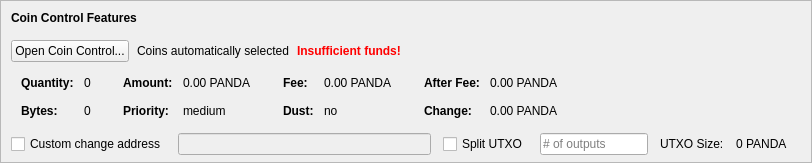
    <widget class="QFrame" name="frameCoinControl">
     <property name="sizePolicy">
      <sizepolicy hsizetype="Expanding" vsizetype="Expanding">
       <horstretch>0</horstretch>
       <verstretch>0</verstretch>
      </sizepolicy>
     </property>
     <property name="maximumSize">
      <size>
       <width>16777215</width>
       <height>16777215</height>
      </size>
     </property>
     <property name="frameShape">
      <enum>QFrame::StyledPanel</enum>
     </property>
     <property name="frameShadow">
      <enum>QFrame::Sunken</enum>
     </property>
     <layout class="QVBoxLayout" name="verticalLayoutCoinControl2">
      <property name="spacing">
       <number>0</number>
      </property>
      <property name="leftMargin">
       <number>0</number>
      </property>
      <property name="topMargin">
       <number>0</number>
      </property>
      <property name="rightMargin">
       <number>0</number>
      </property>
      <property name="bottomMargin">
       <number>6</number>
      </property>
      <item>
       <layout class="QVBoxLayout" name="verticalLayoutCoinControl" stretch="0,0,0,0,1">
        <property name="spacing">
         <number>0</number>
        </property>
        <property name="leftMargin">
         <number>10</number>
        </property>
        <property name="topMargin">
         <number>10</number>
        </property>
        <item>
         <layout class="QHBoxLayout" name="horizontalLayoutCoinControl1">
          <property name="bottomMargin">
           <number>15</number>
          </property>
          <item>
           <widget class="QLabel" name="labelCoinControlFeatures">
            <property name="sizePolicy">
             <sizepolicy hsizetype="Preferred" vsizetype="Maximum">
              <horstretch>0</horstretch>
              <verstretch>0</verstretch>
             </sizepolicy>
            </property>
            <property name="font">
             <font>
              <weight>75</weight>
              <bold>true</bold>
             </font>
            </property>
            <property name="styleSheet">
             <string notr="true">font-weight:bold;</string>
            </property>
            <property name="text">
             <string>Coin Control Features</string>
            </property>
           </widget>
          </item>
         </layout>
        </item>
        <item>
         <layout class="QHBoxLayout" name="horizontalLayoutCoinControl2" stretch="0,0,0,0">
          <property name="spacing">
           <number>8</number>
          </property>
          <property name="bottomMargin">
           <number>10</number>
          </property>
          <item>
           <widget class="QPushButton" name="pushButtonCoinControl">
            <property name="styleSheet">
             <string notr="true"/>
            </property>
            <property name="text">
             <string>Open Coin Control...</string>
            </property>
            <property name="autoDefault">
             <bool>false</bool>
            </property>
           </widget>
          </item>
          <item>
           <widget class="QLabel" name="labelCoinControlAutomaticallySelected">
            <property name="text">
             <string>Coins automatically selected</string>
            </property>
            <property name="margin">
             <number>5</number>
            </property>
           </widget>
          </item>
          <item>
           <widget class="QLabel" name="labelCoinControlInsuffFunds">
            <property name="font">
             <font>
              <weight>75</weight>
              <bold>true</bold>
             </font>
            </property>
            <property name="styleSheet">
             <string notr="true">color:red;font-weight:bold;</string>
            </property>
            <property name="text">
             <string>Insufficient funds!</string>
            </property>
            <property name="margin">
             <number>5</number>
            </property>
           </widget>
          </item>
          <item>
           <spacer name="horizontalSpacerCoinControl">
            <property name="orientation">
             <enum>Qt::Horizontal</enum>
            </property>
            <property name="sizeHint" stdset="0">
             <size>
              <width>40</width>
              <height>1</height>
             </size>
            </property>
           </spacer>
          </item>
         </layout>
        </item>
        <item>
         <widget class="QWidget" name="widgetCoinControl" native="true">
          <property name="sizePolicy">
           <sizepolicy hsizetype="Preferred" vsizetype="Preferred">
            <horstretch>0</horstretch>
            <verstretch>0</verstretch>
           </sizepolicy>
          </property>
          <property name="minimumSize">
           <size>
            <width>0</width>
            <height>0</height>
           </size>
          </property>
          <property name="styleSheet">
           <string notr="true"/>
          </property>
          <layout class="QHBoxLayout" name="horizontalLayoutCoinControl5">
           <property name="leftMargin">
            <number>0</number>
           </property>
           <property name="topMargin">
            <number>0</number>
           </property>
           <property name="rightMargin">
            <number>0</number>
           </property>
           <property name="bottomMargin">
            <number>0</number>
           </property>
           <item>
            <layout class="QHBoxLayout" name="horizontalLayoutCoinControl3" stretch="0,0,0,1">
             <property name="spacing">
              <number>20</number>
             </property>
             <property name="topMargin">
              <number>0</number>
             </property>
             <property name="bottomMargin">
              <number>10</number>
             </property>
             <item>
              <layout class="QFormLayout" name="formLayoutCoinControl1">
               <property name="horizontalSpacing">
                <number>10</number>
               </property>
               <property name="verticalSpacing">
                <number>14</number>
               </property>
               <property name="leftMargin">
                <number>10</number>
               </property>
               <property name="topMargin">
                <number>4</number>
               </property>
               <property name="rightMargin">
                <number>6</number>
               </property>
               <item row="0" column="0">
                <widget class="QLabel" name="labelCoinControlQuantityText">
                 <property name="font">
                  <font>
                   <weight>75</weight>
                   <bold>true</bold>
                  </font>
                 </property>
                 <property name="text">
                  <string>Quantity:</string>
                 </property>
                 <property name="margin">
                  <number>0</number>
                 </property>
                </widget>
               </item>
               <item row="0" column="1">
                <widget class="QLabel" name="labelCoinControlQuantity">
                 <property name="cursor">
                  <cursorShape>IBeamCursor</cursorShape>
                 </property>
                 <property name="contextMenuPolicy">
                  <enum>Qt::ActionsContextMenu</enum>
                 </property>
                 <property name="text">
                  <string notr="true">0</string>
                 </property>
                 <property name="margin">
                  <number>0</number>
                 </property>
                 <property name="textInteractionFlags">
                  <set>Qt::LinksAccessibleByMouse|Qt::TextSelectableByKeyboard|Qt::TextSelectableByMouse</set>
                 </property>
                </widget>
               </item>
               <item row="1" column="0">
                <widget class="QLabel" name="labelCoinControlBytesText">
                 <property name="font">
                  <font>
                   <weight>75</weight>
                   <bold>true</bold>
                  </font>
                 </property>
                 <property name="text">
                  <string>Bytes:</string>
                 </property>
                </widget>
               </item>
               <item row="1" column="1">
                <widget class="QLabel" name="labelCoinControlBytes">
                 <property name="cursor">
                  <cursorShape>IBeamCursor</cursorShape>
                 </property>
                 <property name="contextMenuPolicy">
                  <enum>Qt::ActionsContextMenu</enum>
                 </property>
                 <property name="text">
                  <string notr="true">0</string>
                 </property>
                 <property name="textInteractionFlags">
                  <set>Qt::LinksAccessibleByMouse|Qt::TextSelectableByKeyboard|Qt::TextSelectableByMouse</set>
                 </property>
                </widget>
               </item>
              </layout>
             </item>
             <item>
              <layout class="QFormLayout" name="formLayoutCoinControl2">
               <property name="horizontalSpacing">
                <number>10</number>
               </property>
               <property name="verticalSpacing">
                <number>14</number>
               </property>
               <property name="leftMargin">
                <number>6</number>
               </property>
               <property name="topMargin">
                <number>4</number>
               </property>
               <property name="rightMargin">
                <number>6</number>
               </property>
               <item row="0" column="0">
                <widget class="QLabel" name="labelCoinControlAmountText">
                 <property name="font">
                  <font>
                   <weight>75</weight>
                   <bold>true</bold>
                  </font>
                 </property>
                 <property name="text">
                  <string>Amount:</string>
                 </property>
                 <property name="margin">
                  <number>0</number>
                 </property>
                </widget>
               </item>
               <item row="0" column="1">
                <widget class="QLabel" name="labelCoinControlAmount">
                 <property name="cursor">
                  <cursorShape>IBeamCursor</cursorShape>
                 </property>
                 <property name="contextMenuPolicy">
                  <enum>Qt::ActionsContextMenu</enum>
                 </property>
                 <property name="text">
                  <string notr="true">0.00 PANDA</string>
                 </property>
                 <property name="textInteractionFlags">
                  <set>Qt::LinksAccessibleByMouse|Qt::TextSelectableByKeyboard|Qt::TextSelectableByMouse</set>
                 </property>
                </widget>
               </item>
               <item row="1" column="0">
                <widget class="QLabel" name="labelCoinControlPriorityText">
                 <property name="font">
                  <font>
                   <weight>75</weight>
                   <bold>true</bold>
                  </font>
                 </property>
                 <property name="text">
                  <string>Priority:</string>
                 </property>
                </widget>
               </item>
               <item row="1" column="1">
                <widget class="QLabel" name="labelCoinControlPriority">
                 <property name="cursor">
                  <cursorShape>IBeamCursor</cursorShape>
                 </property>
                 <property name="contextMenuPolicy">
                  <enum>Qt::ActionsContextMenu</enum>
                 </property>
                 <property name="text">
                  <string>medium</string>
                 </property>
                 <property name="textInteractionFlags">
                  <set>Qt::LinksAccessibleByMouse|Qt::TextSelectableByKeyboard|Qt::TextSelectableByMouse</set>
                 </property>
                </widget>
               </item>
              </layout>
             </item>
             <item>
              <layout class="QFormLayout" name="formLayoutCoinControl3">
               <property name="horizontalSpacing">
                <number>10</number>
               </property>
               <property name="verticalSpacing">
                <number>14</number>
               </property>
               <property name="leftMargin">
                <number>6</number>
               </property>
               <property name="topMargin">
                <number>4</number>
               </property>
               <property name="rightMargin">
                <number>6</number>
               </property>
               <item row="0" column="0">
                <widget class="QLabel" name="labelCoinControlFeeText">
                 <property name="font">
                  <font>
                   <weight>75</weight>
                   <bold>true</bold>
                  </font>
                 </property>
                 <property name="text">
                  <string>Fee:</string>
                 </property>
                 <property name="margin">
                  <number>0</number>
                 </property>
                </widget>
               </item>
               <item row="0" column="1">
                <widget class="QLabel" name="labelCoinControlFee">
                 <property name="cursor">
                  <cursorShape>IBeamCursor</cursorShape>
                 </property>
                 <property name="contextMenuPolicy">
                  <enum>Qt::ActionsContextMenu</enum>
                 </property>
                 <property name="text">
                  <string notr="true">0.00 PANDA</string>
                 </property>
                 <property name="textInteractionFlags">
                  <set>Qt::LinksAccessibleByMouse|Qt::TextSelectableByKeyboard|Qt::TextSelectableByMouse</set>
                 </property>
                </widget>
               </item>
               <item row="1" column="0">
                <widget class="QLabel" name="labelCoinControlLowOutputText">
                 <property name="font">
                  <font>
                   <weight>75</weight>
                   <bold>true</bold>
                  </font>
                 </property>
                 <property name="text">
                  <string>Dust:</string>
                 </property>
                </widget>
               </item>
               <item row="1" column="1">
                <widget class="QLabel" name="labelCoinControlLowOutput">
                 <property name="cursor">
                  <cursorShape>IBeamCursor</cursorShape>
                 </property>
                 <property name="contextMenuPolicy">
                  <enum>Qt::ActionsContextMenu</enum>
                 </property>
                 <property name="text">
                  <string>no</string>
                 </property>
                 <property name="textInteractionFlags">
                  <set>Qt::LinksAccessibleByMouse|Qt::TextSelectableByKeyboard|Qt::TextSelectableByMouse</set>
                 </property>
                </widget>
               </item>
              </layout>
             </item>
             <item>
              <layout class="QFormLayout" name="formLayoutCoinControl4">
               <property name="horizontalSpacing">
                <number>10</number>
               </property>
               <property name="verticalSpacing">
                <number>14</number>
               </property>
               <property name="leftMargin">
                <number>6</number>
               </property>
               <property name="topMargin">
                <number>4</number>
               </property>
               <property name="rightMargin">
                <number>6</number>
               </property>
               <item row="0" column="0">
                <widget class="QLabel" name="labelCoinControlAfterFeeText">
                 <property name="font">
                  <font>
                   <weight>75</weight>
                   <bold>true</bold>
                  </font>
                 </property>
                 <property name="text">
                  <string>After Fee:</string>
                 </property>
                 <property name="margin">
                  <number>0</number>
                 </property>
                </widget>
               </item>
               <item row="0" column="1">
                <widget class="QLabel" name="labelCoinControlAfterFee">
                 <property name="cursor">
                  <cursorShape>IBeamCursor</cursorShape>
                 </property>
                 <property name="contextMenuPolicy">
                  <enum>Qt::ActionsContextMenu</enum>
                 </property>
                 <property name="text">
                  <string notr="true">0.00 PANDA</string>
                 </property>
                 <property name="textInteractionFlags">
                  <set>Qt::LinksAccessibleByMouse|Qt::TextSelectableByKeyboard|Qt::TextSelectableByMouse</set>
                 </property>
                </widget>
               </item>
               <item row="1" column="0">
                <widget class="QLabel" name="labelCoinControlChangeText">
                 <property name="font">
                  <font>
                   <weight>75</weight>
                   <bold>true</bold>
                  </font>
                 </property>
                 <property name="text">
                  <string>Change:</string>
                 </property>
                </widget>
               </item>
               <item row="1" column="1">
                <widget class="QLabel" name="labelCoinControlChange">
                 <property name="cursor">
                  <cursorShape>IBeamCursor</cursorShape>
                 </property>
                 <property name="contextMenuPolicy">
                  <enum>Qt::ActionsContextMenu</enum>
                 </property>
                 <property name="text">
                  <string notr="true">0.00 PANDA</string>
                 </property>
                 <property name="textInteractionFlags">
                  <set>Qt::LinksAccessibleByMouse|Qt::TextSelectableByKeyboard|Qt::TextSelectableByMouse</set>
                 </property>
                </widget>
               </item>
              </layout>
             </item>
            </layout>
           </item>
          </layout>
         </widget>
        </item>
        <item>
         <layout class="QHBoxLayout" name="horizontalLayoutCoinControl4" stretch="0,0,0,0,0,0,0">
          <property name="spacing">
           <number>12</number>
          </property>
          <property name="sizeConstraint">
           <enum>QLayout::SetDefaultConstraint</enum>
          </property>
          <property name="topMargin">
           <number>5</number>
          </property>
          <property name="rightMargin">
           <number>5</number>
          </property>
          <item>
           <widget class="QCheckBox" name="checkBoxCoinControlChange">
            <property name="toolTip">
             <string>If this is activated, but the change address is empty or invalid, change will be sent to a newly generated address.</string>
            </property>
            <property name="text">
             <string>Custom change address</string>
            </property>
           </widget>
          </item>
          <item>
           <widget class="QValidatedLineEdit" name="lineEditCoinControlChange">
            <property name="enabled">
             <bool>false</bool>
            </property>
            <property name="sizePolicy">
             <sizepolicy hsizetype="Expanding" vsizetype="Fixed">
              <horstretch>0</horstretch>
              <verstretch>0</verstretch>
             </sizepolicy>
            </property>
           </widget>
          </item>
          <item>
           <widget class="QCheckBox" name="splitBlockCheckBox">
            <property name="text">
             <string>Split UTXO</string>
            </property>
           </widget>
          </item>
          <item>
           <widget class="QLineEdit" name="splitBlockLineEdit">
            <property name="sizePolicy">
             <sizepolicy hsizetype="Fixed" vsizetype="Fixed">
              <horstretch>50</horstretch>
              <verstretch>0</verstretch>
             </sizepolicy>
            </property>
            <property name="placeholderText">
             <string># of outputs</string>
            </property>
           </widget>
          </item>
          <item>
           <widget class="QLabel" name="labelBlockSizeText">
            <property name="text">
             <string>UTXO Size:</string>
            </property>
           </widget>
          </item>
          <item>
           <widget class="QLabel" name="labelBlockSize">
            <property name="text">
             <string>0 PANDA</string>
            </property>
           </widget>
          </item>
          <item>
           <widget class="QLabel" name="labelCoinControlChangeLabel">
            <property name="sizePolicy">
             <sizepolicy hsizetype="Preferred" vsizetype="Expanding">
              <horstretch>0</horstretch>
              <verstretch>0</verstretch>
             </sizepolicy>
            </property>
            <property name="minimumSize">
             <size>
              <width>0</width>
              <height>0</height>
             </size>
            </property>
            <property name="text">
             <string/>
            </property>
            <property name="margin">
             <number>3</number>
            </property>
           </widget>
          </item>
         </layout>
        </item>
        <item>
         <spacer name="verticalSpacerCoinControl">
          <property name="orientation">
           <enum>Qt::Vertical</enum>
          </property>
          <property name="sizeHint" stdset="0">
           <size>
            <width>800</width>
            <height>1</height>
           </size>
          </property>
         </spacer>
        </item>
       </layout>
      </item>
     </layout>
    </widget>
